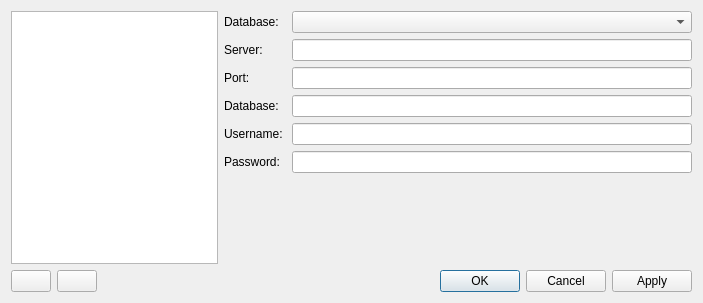
<?xml version="1.0" encoding="UTF-8"?>
<ui version="4.0">
 <class>ConnectionManagerDialog</class>
 <widget class="QDialog" name="ConnectionManagerDialog">
  <property name="geometry">
   <rect>
    <x>0</x>
    <y>0</y>
    <width>703</width>
    <height>303</height>
   </rect>
  </property>
  <property name="windowTitle">
   <string>New connection</string>
  </property>
  <property name="modal">
   <bool>true</bool>
  </property>
  <layout class="QHBoxLayout" name="horizontalLayout_10">
   <item>
    <layout class="QVBoxLayout" name="verticalLayout_2">
     <property name="sizeConstraint">
      <enum>QLayout::SetDefaultConstraint</enum>
     </property>
     <item>
      <widget class="QListView" name="listViewConnections">
       <property name="selectionBehavior">
        <enum>QAbstractItemView::SelectRows</enum>
       </property>
      </widget>
     </item>
     <item>
      <layout class="QHBoxLayout" name="horizontalLayout_7">
       <item>
        <widget class="QPushButton" name="buttonNewConnection">
         <property name="icon">
          <iconset resource="../resources/icons.qrc">
           <normaloff>:/icons/silk/icons/silk/add.png</normaloff>:/icons/silk/icons/silk/add.png</iconset>
         </property>
        </widget>
       </item>
       <item>
        <widget class="QPushButton" name="pushButton">
         <property name="text">
          <string/>
         </property>
         <property name="icon">
          <iconset resource="../resources/icons.qrc">
           <normaloff>:/icons/silk/icons/silk/delete.png</normaloff>:/icons/silk/icons/silk/delete.png</iconset>
         </property>
        </widget>
       </item>
       <item>
        <spacer name="horizontalSpacer_7">
         <property name="orientation">
          <enum>Qt::Horizontal</enum>
         </property>
         <property name="sizeHint" stdset="0">
          <size>
           <width>40</width>
           <height>20</height>
          </size>
         </property>
        </spacer>
       </item>
      </layout>
     </item>
    </layout>
   </item>
   <item>
    <layout class="QVBoxLayout" name="verticalLayout">
     <item>
      <layout class="QHBoxLayout" name="horizontalLayout_6">
       <item>
        <widget class="QLabel" name="label_6">
         <property name="frameShape">
          <enum>QFrame::NoFrame</enum>
         </property>
         <property name="text">
          <string>Database:</string>
         </property>
        </widget>
       </item>
       <item>
        <spacer name="horizontalSpacer_6">
         <property name="orientation">
          <enum>Qt::Horizontal</enum>
         </property>
         <property name="sizeHint" stdset="0">
          <size>
           <width>40</width>
           <height>20</height>
          </size>
         </property>
        </spacer>
       </item>
       <item>
        <widget class="QComboBox" name="listDropdownDBDriver">
         <property name="minimumSize">
          <size>
           <width>400</width>
           <height>0</height>
          </size>
         </property>
         <property name="toolTipDuration">
          <number>-1</number>
         </property>
        </widget>
       </item>
      </layout>
     </item>
     <item>
      <layout class="QHBoxLayout" name="horizontalLayout_3">
       <item>
        <widget class="QLabel" name="label_3">
         <property name="text">
          <string>Server: </string>
         </property>
        </widget>
       </item>
       <item>
        <spacer name="horizontalSpacer_3">
         <property name="orientation">
          <enum>Qt::Horizontal</enum>
         </property>
         <property name="sizeHint" stdset="0">
          <size>
           <width>40</width>
           <height>20</height>
          </size>
         </property>
        </spacer>
       </item>
       <item>
        <widget class="QLineEdit" name="txtServer">
         <property name="minimumSize">
          <size>
           <width>400</width>
           <height>0</height>
          </size>
         </property>
        </widget>
       </item>
      </layout>
     </item>
     <item>
      <layout class="QHBoxLayout" name="horizontalLayout_4">
       <item>
        <widget class="QLabel" name="label_4">
         <property name="text">
          <string>Port: </string>
         </property>
        </widget>
       </item>
       <item>
        <spacer name="horizontalSpacer_4">
         <property name="orientation">
          <enum>Qt::Horizontal</enum>
         </property>
         <property name="sizeHint" stdset="0">
          <size>
           <width>40</width>
           <height>20</height>
          </size>
         </property>
        </spacer>
       </item>
       <item>
        <widget class="QLineEdit" name="txtPort">
         <property name="minimumSize">
          <size>
           <width>400</width>
           <height>0</height>
          </size>
         </property>
        </widget>
       </item>
      </layout>
     </item>
     <item>
      <layout class="QHBoxLayout" name="horizontalLayout_5">
       <item>
        <widget class="QLabel" name="label_5">
         <property name="text">
          <string>Database: </string>
         </property>
        </widget>
       </item>
       <item>
        <spacer name="horizontalSpacer_5">
         <property name="orientation">
          <enum>Qt::Horizontal</enum>
         </property>
         <property name="sizeHint" stdset="0">
          <size>
           <width>40</width>
           <height>20</height>
          </size>
         </property>
        </spacer>
       </item>
       <item>
        <widget class="QLineEdit" name="txtDatabase">
         <property name="minimumSize">
          <size>
           <width>400</width>
           <height>0</height>
          </size>
         </property>
        </widget>
       </item>
      </layout>
     </item>
     <item>
      <layout class="QHBoxLayout" name="horizontalLayout">
       <item>
        <widget class="QLabel" name="label">
         <property name="text">
          <string>Username: </string>
         </property>
        </widget>
       </item>
       <item>
        <spacer name="horizontalSpacer">
         <property name="orientation">
          <enum>Qt::Horizontal</enum>
         </property>
         <property name="sizeHint" stdset="0">
          <size>
           <width>40</width>
           <height>20</height>
          </size>
         </property>
        </spacer>
       </item>
       <item>
        <widget class="QLineEdit" name="txtUser">
         <property name="minimumSize">
          <size>
           <width>400</width>
           <height>0</height>
          </size>
         </property>
        </widget>
       </item>
      </layout>
     </item>
     <item>
      <layout class="QHBoxLayout" name="horizontalLayout_2">
       <item>
        <widget class="QLabel" name="label_2">
         <property name="text">
          <string>Password: </string>
         </property>
        </widget>
       </item>
       <item>
        <spacer name="horizontalSpacer_2">
         <property name="orientation">
          <enum>Qt::Horizontal</enum>
         </property>
         <property name="sizeHint" stdset="0">
          <size>
           <width>40</width>
           <height>20</height>
          </size>
         </property>
        </spacer>
       </item>
       <item>
        <widget class="QLineEdit" name="txtPass">
         <property name="minimumSize">
          <size>
           <width>400</width>
           <height>0</height>
          </size>
         </property>
         <property name="echoMode">
          <enum>QLineEdit::Password</enum>
         </property>
         <property name="clearButtonEnabled">
          <bool>false</bool>
         </property>
        </widget>
       </item>
      </layout>
     </item>
     <item>
      <spacer name="verticalSpacer">
       <property name="orientation">
        <enum>Qt::Vertical</enum>
       </property>
       <property name="sizeHint" stdset="0">
        <size>
         <width>20</width>
         <height>40</height>
        </size>
       </property>
      </spacer>
     </item>
     <item>
      <widget class="QDialogButtonBox" name="buttonBox">
       <property name="orientation">
        <enum>Qt::Horizontal</enum>
       </property>
       <property name="standardButtons">
        <set>QDialogButtonBox::Apply|QDialogButtonBox::Cancel|QDialogButtonBox::Ok</set>
       </property>
       <property name="centerButtons">
        <bool>false</bool>
       </property>
      </widget>
     </item>
    </layout>
   </item>
  </layout>
 </widget>
 <resources>
  <include location="../resources/icons.qrc"/>
 </resources>
 <connections/>
</ui>
